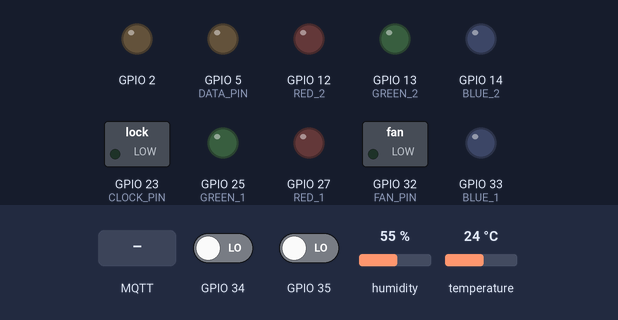
A program run on a simulated ESP32. Parts: switched loads named in the program (green lamp = pin HIGH), output pins drawn as LEDs (lit = HIGH). The inputs (shaded band) are chosen by the test bench; at power-on: GPIO 34 LOW, GPIO 35 LOW, humidity 55 %, temperature 24 °C. WiFi joins after 1.5 s; servers stay silent unless stated; no MQTT or app messages arrive unless stated; pins used as bus, display or sensor lines are not drawn.

Above: at 2.8 s.
2.9 s: MQTT message "1" arrives on the first subscribed topic
At 4.1 s:
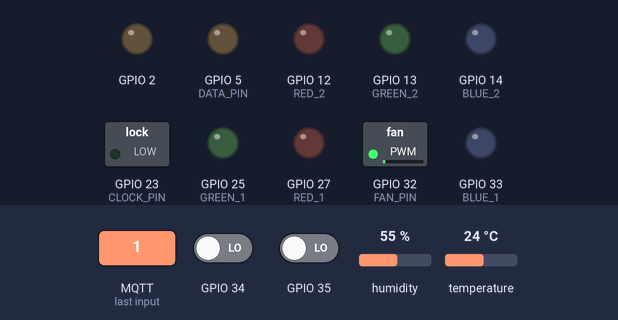
4.4 s: MQTT message "0" arrives on the first subscribed topic
At 5.3 s:
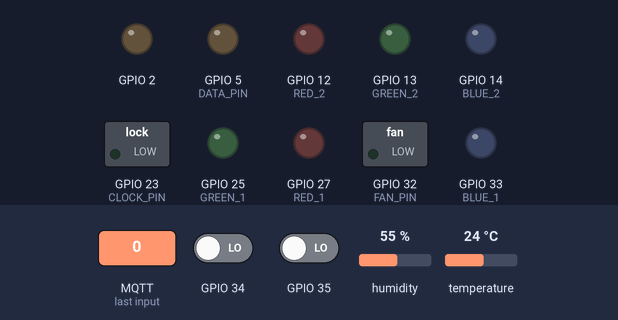
Timing chart, 0 to 7.4 s (numbered marks = the images above; inputs shaded):
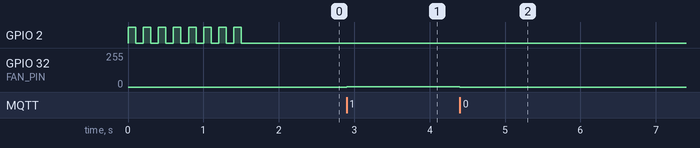

Measured:
- after the input at 2.9 s, GPIO 32 (FAN_PIN): 0/255 → 1/255 at once
- after the input at 4.4 s, GPIO 32 (FAN_PIN): 1/255 → 0/255 at once

The program:

main.cpp
```cpp
#include "freertos/FreeRTOS.h"
#include "freertos/task.h"

#include "headers/wifi_setup.hpp"
#include "./headers/door_sensor.hpp"
#include "headers/door_locker_controller.hpp"
#include "headers/mqtt_client.hpp"
#include "headers/lamp_controller.hpp"
#include "headers/fan_controller.hpp"
#include "headers/rgb_controller.hpp"
#include "headers/dht_sensor.hpp"
#include "headers/shift_register_controller.hpp"

void doorSensorTask(void *pvParameters);
void task3(void *pvParameters);

void setup() {
    wifiSetup();
    mqtt_setup();

    setup_lamp();
    set_up_lockers();
    fan_setup();
    rgb_setup();
    setupShiftRegister();

    setup_door_sensor();
    sensor_dht_setup();

    xTaskCreatePinnedToCore(doorSensorTask, "Door Sensor", 2048, NULL, 1, NULL, 1);
    xTaskCreatePinnedToCore(task3, "DHT", 8000, NULL, 2, NULL, 1);
}

void loop() {
    mqtt_client_callback_task();
}

void doorSensorTask(void *pvParameters) {
    while (true) {
        update_door_sensor();
        vTaskDelay(pdMS_TO_TICKS(2000));
    }
}

void task3(void *pvParameters){
    while (true){
        updateSensorDHT();
        vTaskDelay(pdMS_TO_TICKS(6000));
    }
}
```

callback_mqtt.cpp
```cpp
#include <ArduinoJson.h>

#include "./headers/mqtt_client.hpp"
#include "./headers/lamp_controller.hpp"
#include "./headers/fan_controller.hpp"
#include "./headers/rgb_controller.hpp"
#include "./headers/door_locker_controller.hpp"

void update(char* topic, std::string packageTemp){

    if(strcmp(topic, "home/lamp") == 0){
        lamp_update(packageTemp, 0);

    }else if(strcmp(topic, "home/cooling") == 0){
        fan_speed(std::stoi(packageTemp));

    }else if(strcmp(topic, "home/security/lockers") == 0){
        update_door_lock(packageTemp);

    }else if(strcmp(topic, "home/ligth/rgb") == 0){
        JsonDocument jsonDoc;

        DeserializationError error = deserializeJson(jsonDoc, packageTemp);

        if(!error){
            uint8_t index = jsonDoc["index"];

            JsonObject rgb = jsonDoc["rgb"];
            uint8_t red = rgb["r"];
            uint8_t green = rgb["g"];
            uint8_t blue = rgb["b"];

            set_rgb(red, green, blue, index);
        }

    }
}
```

mqtt_client.cpp
```cpp
#include <string>
#include <type_traits>

#include "freertos/FreeRTOS.h"
#include "freertos/task.h"
#include <WiFi.h>
#include <PubSubClient.h>

#include "./headers/mqtt_client.hpp"
#include "./headers/callback_mqtt.hpp"

#include "./headers/mqtt_client.hpp"
#include "./headers/lamp_controller.hpp"
#include "./headers/fan_controller.hpp"
#include "./headers/rgb_controller.hpp"
#include "./headers/door_locker_controller.hpp"

//MQTT
const char* MAIN_TOPIC = "home/";
const char* CLIENT_ID = "esp32-client";
const char* MQTT_USER = "admin";
const char* MQTT_PASS = "admin";

const char* MQTT_SERVER = "172.18.9.95";
// const char* MQTT_SERVER = "10.0.0.187";
const char* MQTT_PORT = "1883";

WiFiClient espClient;
PubSubClient client(espClient);

void mqtt_setup(){
    client.setServer(MQTT_SERVER, 1883);
    client.setCallback(callback);
    mqttConnect();

    client.publish("join", "connection estabilished.");
}

void callback(char* topic, byte* message, unsigned int length) {
    std::string packageTemp;

    for (unsigned int i = 0; i < length; i++) {
        packageTemp += (char)message[i];
    }

    update(topic, packageTemp);

}

void mqtt_client_callback_task(){
    if (!client.connected()) {
        mqttConnect();
    } else {
        client.loop();
    }
}

void mqtt_publish(const char* topic, const char* payload){
    client.publish(topic, payload);
}

void mqtt_subcribe(const char* topic){
    char* topicoCompleto = new char[strlen(MAIN_TOPIC) + strlen(topic) + 1];

    strcpy(topicoCompleto, MAIN_TOPIC);
    strcat(topicoCompleto, topic);

    client.subscribe(topicoCompleto);
    delete[] topicoCompleto;
}

void mqttConnect() {
    while (!client.connected()){
        if (client.connect(CLIENT_ID, MQTT_USER, MQTT_PASS)) {
        } else {
            vTaskDelay(1000 / portTICK_RATE_MS);
        }
    }
}
```

wifi_setup.cpp
```cpp
#include "./headers/wifi_setup.hpp"
#include <WiFi.h>

char ssid[] = "VORTEX";
char password[] = "pprKN@Fv";
// char ssid[] = "Home";
// char password[] = "ioyjq89652";

void wifiSetup(){
    gpio_set_direction(GPIO_NUM_2, GPIO_MODE_OUTPUT);
    wifiConnect();
}

void wifiConnect(){
    WiFi.disconnect();
    WiFi.begin(ssid,password);

    while (!WiFi.isConnected()){
        gpio_set_level(GPIO_NUM_2, 1);
        vTaskDelay(100 / portTICK_RATE_MS);
        gpio_set_level(GPIO_NUM_2, 0);
        vTaskDelay(100 / portTICK_RATE_MS);
    }

}
```

fan_controller.cpp
```cpp
#include <Arduino.h>
#include "./headers/mqtt_client.hpp"

#define FAN_PIN GPIO_NUM_32

void fan_setup(){
    mqtt_subcribe("cooling");
    pinMode(FAN_PIN,OUTPUT);
}

void fan_speed(int speed){
    analogWrite(FAN_PIN, speed);
}
```

rgb_controller.cpp
```cpp
#include "./headers/mqtt_client.hpp"

#define RED_1 GPIO_NUM_27
#define GREEN_1 GPIO_NUM_25
#define BLUE_1 GPIO_NUM_33

#define RED_2 GPIO_NUM_12
#define GREEN_2 GPIO_NUM_13
#define BLUE_2 GPIO_NUM_14

void rgb_setup(){
    mqtt_subcribe("ligth/rgb");

    pinMode(RED_1,OUTPUT);
    pinMode(GREEN_1,OUTPUT);
    pinMode(BLUE_1,OUTPUT);

    pinMode(RED_2,OUTPUT);
    pinMode(GREEN_2,OUTPUT);
    pinMode(BLUE_2,OUTPUT);

}

void set_rgb(uint8_t  red, uint8_t  green, uint8_t  blue, uint8_t index){

    switch (index){
    case 0:
        analogWrite(RED_1, red);
        analogWrite(GREEN_1, green);
        analogWrite(BLUE_1, blue);
        break;
    case 1:
        analogWrite(RED_2, red);
        analogWrite(GREEN_2, green);
        analogWrite(BLUE_2, blue);
        break;
    default:
        break;
    }
}
```

callback_mqtt.hpp
```cpp
#pragma once
#include <string>

void update(char* topic, std::string packageTemp);
```

dht_sensor.hpp
```cpp
#pragma once

void sensor_dht_setup();
void updateSensorDHT();
```

door_locker_controller.hpp
```cpp
#pragma once

#include <string>

#include "driver/gpio.h"

void set_up_lockers();
void update_door_lock(std::string& packetStr);
```

door_sensor.hpp
```cpp
#pragma once
#include "driver/gpio.h"
#include <string>

struct DoorStruct{
    bool lastStatus;
    gpio_num_t gpio;
    std::string name;
};

void setup_door_sensor();
void update_door_sensor();
void doorSensorStatus(DoorStruct *door);
```

fan_controller.hpp
```cpp
#pragma once
#include <Arduino.h>
#include "driver/gpio.h"

void fan_setup();
void fan_speed(int speed);
```

lamp_controller.hpp
```cpp
#pragma once
#include <string>

void lamp_update(std::string& package, const char& lampNum);
void setup_lamp();
```

mqtt_client.hpp
```cpp
#pragma once
#include <Arduino.h>

void mqtt_setup();
void callback(char* topic, byte* message, unsigned int length);
void mqtt_publish(const char* topic, const char* payload);
void mqtt_subcribe(const char* topic);
void mqttConnect();
void mqtt_client_callback_task();
```

rgb_controller.hpp
```cpp
#pragma once

void rgb_setup();
void set_rgb(uint8_t  red, uint8_t  green, uint8_t  blue, uint8_t index);
```

wifi_setup.hpp
```cpp
#pragma once

void wifiConnect();
void wifiSetup();
```

dht_sensor.cpp
```cpp
#include <Adafruit_Sensor.h>
#include <DHT.h>
#include <DHT_U.h>
#include <string>
#include <ArduinoJson.h>

#include "./headers/mqtt_client.hpp"

#define DHTPIN 4
#define DHTTYPE DHT11

DHT_Unified dht(DHTPIN, DHTTYPE);

void sensor_dht_setup(){
    dht.begin();
    sensor_t sensor;
    dht.temperature().getSensor(&sensor);
}

void updateSensorDHT(){
    sensors_event_t temp_event, humidity_event;
    dht.temperature().getEvent(&temp_event);
    dht.humidity().getEvent(&humidity_event);

    JsonDocument doc;
    std::string jsonString;

    if (!isnan(temp_event.temperature) && !isnan(humidity_event.temperature)) {
        doc["temperature"] = temp_event.temperature;
        doc["relative_humidity"] = humidity_event.relative_humidity;
        serializeJson(doc, jsonString);
        mqtt_publish("home/sensor/dhtsensor", jsonString.c_str());
    }
}
```

door_sensor.cpp
```cpp
#include "driver/gpio.h"
#include <string>

#include "./headers/mqtt_client.hpp"
#include "./headers/door_sensor.hpp"

DoorStruct doorSensor1;
DoorStruct doorSensor2;

void setup_door_sensor(){
    doorSensor1.gpio = GPIO_NUM_34;
    doorSensor1.name = "porta_1";

    doorSensor2.gpio = GPIO_NUM_35;
    doorSensor2.name = "porta_2";

    gpio_set_direction(doorSensor1.gpio, GPIO_MODE_INPUT);
    gpio_set_direction(doorSensor2.gpio, GPIO_MODE_INPUT);

    doorSensor1.lastStatus = gpio_get_level(doorSensor1.gpio);
    doorSensor2.lastStatus = gpio_get_level(doorSensor2.gpio);
}

void update_door_sensor(){
    doorSensorStatus(&doorSensor1);
    doorSensorStatus(&doorSensor2);
}

void doorSensorStatus(DoorStruct *door){
    bool status = !gpio_get_level(door->gpio);

    if(status != door->lastStatus){
        std::string message = (status ? "true" : "false");
        std::string topic = "home/sensor/door/" + door->name;

        mqtt_publish(topic.c_str(), message.c_str());
        door->lastStatus = status;
    }
}


    
```

shift_register_controll.cpp
```cpp
#include "driver/gpio.h"
#include "headers/shift_register_controller.hpp"

#define LATCH_PIN GPIO_NUM_18  //ST_CP (RCLK)
#define CLOCK_PIN GPIO_NUM_23  //SH_CP (SRCLK)
#define DATA_PIN GPIO_NUM_5   //DS (SER)

u_int8_t register_o = 0;

void setupShiftRegister() {
  gpio_set_direction(CLOCK_PIN, GPIO_MODE_OUTPUT);
  gpio_set_direction(DATA_PIN, GPIO_MODE_OUTPUT);
  gpio_set_direction(LATCH_PIN, GPIO_MODE_OUTPUT);
  gpio_set_level(LATCH_PIN, 1);
}

void setBit(REG_XOS bitIndex, bool value) {
  for(u_int8_t i = 0; i < 8; i++){
      value ? register_o |= (1 << bitIndex) : register_o &= ~(1 << bitIndex);
  }
  updateShiftRegister();
}

void updateShiftRegister(){
  gpio_set_level(LATCH_PIN, 0);

  for(int8_t i = 7; i >= 0; i--){
    gpio_set_level(DATA_PIN, (register_o >> i) & 1);
    gpio_set_level(CLOCK_PIN, 1);
    gpio_set_level(CLOCK_PIN, 0);
  }
  gpio_set_level(LATCH_PIN, 1);
}
```

shift_register_controller.hpp
```cpp
#pragma once

typedef enum{
  REG_XO_0,REG_XO_1,REG_XO_2,REG_XO_3,REG_XO_4,REG_XO_5,REG_XO_6,REG_XO_7
} REG_XOS;

void setupShiftRegister();
void updateShiftRegister();
void setBit(REG_XOS bitIndex, bool value);
```
